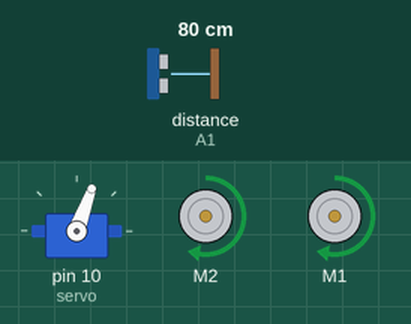
A sketch run on a simulated Arduino Uno, built with avr-gcc and run on an emulated ATmega328P. Shown: servo, 2 × DC motor (green arrow = forward, orange = backward, longer = faster). The test bench sets the inputs (shaded band); at power-on: distance to the obstacle (sensor on A1) 80 cm.

Above: at 1.5 s.
1.6 s: distance to the obstacle (sensor on A1) set to 22 cm
3.1 s: distance to the obstacle (sensor on A1) set to 18 cm
At 7.1 s:
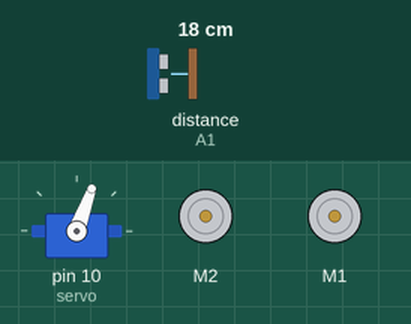
9.1 s: distance to the obstacle (sensor on A1) set to 35 cm
At 10.16 s:
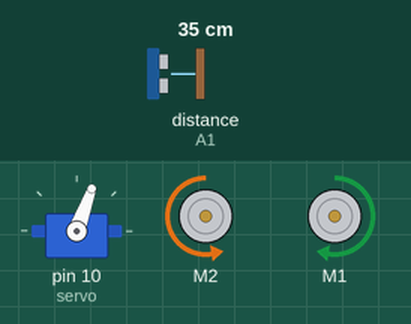
11.8 s: distance to the obstacle (sensor on A1) set to 2 cm
At 14.2 s:
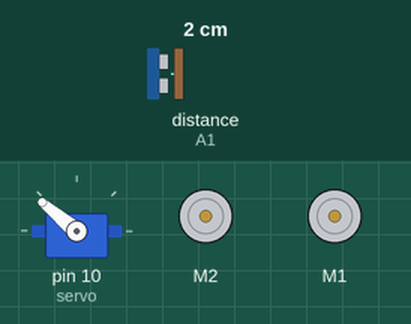
Timing chart, 0 to 15.8 s (numbered marks = the images above; inputs shaded):
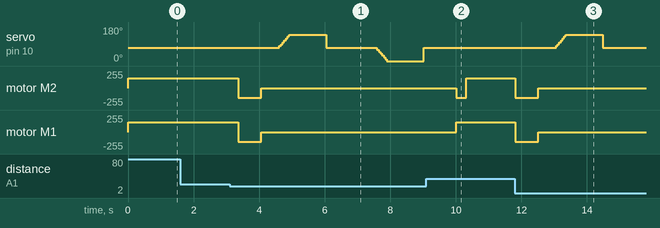

The sketch:

cute_robot.ino
```cpp
#include <AFMotor.h>
#include <Servo.h>
#include <NewPing.h>

Servo servo;
NewPing sonar(A0, A1, 1000);
AF_DCMotor leftMotor(2, MOTOR12_8KHZ);
AF_DCMotor rightMotor(1, MOTOR12_8KHZ);

int pos = 0;
int dist = 0;
int ldist = 0;
int rdist = 0;
int c = 0;

void setup() {
  Serial.begin(115200);
  servo.attach(10);
  servo.write(70);
  moveFront();
}

void loop() {
  dist = readPing();
  if (dist<20) {
    moveBack();
    delay(500);
    rdist = lookRight();
    delay(1000);
    ldist = lookLeft();
    delay(1000);
    if (ldist >= rdist){
      moveLeft();
    }else{
      moveRight();
    }
  }
  moveFront();
}

int readPing() {
  delay(70);
  unsigned int uS = sonar.ping();
  int cm = uS/US_ROUNDTRIP_CM;
  return cm;
}

void moveFront() {
    leftMotor.run(FORWARD);
    rightMotor.run(FORWARD);
    for (c = 0; c < 150; c +=2) {
      leftMotor.setSpeed(c);
      rightMotor.setSpeed(c);
     }
    delay(300);
}

void moveBack() {
    leftMotor.run(BACKWARD);
    rightMotor.run(BACKWARD);
    delay(200);
}

void moveRight() {
  leftMotor.run(FORWARD);
  rightMotor.run(BACKWARD);
  delay(300);
}

void moveLeft() {
  leftMotor.run(BACKWARD);
  rightMotor.run(FORWARD);
  delay(300);
}

void moveStop() {
  leftMotor.run(RELEASE);
  rightMotor.run(RELEASE);
  delay(500);
}

int lookLeft() {
  int rdist = 0;
  moveStop();
  for(pos = 70; pos >= 0; pos-=10){
    servo.write(pos);
    delay(50);
  }
  delay(1000);
  rdist = readPing();
  servo.write(70);
  return rdist;
}

int lookRight() {
  int ldist = 0;
  moveStop();
  for(pos = 70; pos <= 140; pos+=10){
    servo.write(pos);
    delay(50);
  }
  delay(1000);
  ldist = readPing();
  servo.write(70);
  return ldist;
}
```

Measured:
- the behaviour switches between 20 and 19 cm on distance to the obstacle (sensor on A1) (found by bisection; images 0 and 1)
- after the input at 1.6 s, every drawn part: stays the same
- after the input at 3.1 s, motor M2, motor M1: forward 148/255 → backward 148/255 after 0.27 s, → stopped 0.70 s later
- after the input at 9.1 s, motor M2: goes on until 10.3 s, then stays forward 148/255; motor M1: goes on until 10.0 s, then stays forward 148/255
- after the input at 11.8 s, servo on pin 10 (servo): 70° → 140° after 1.3 s, → 70° 1.4 s later; motor M2, motor M1: forward 148/255 → backward 148/255 at once, → stopped 0.70 s later
